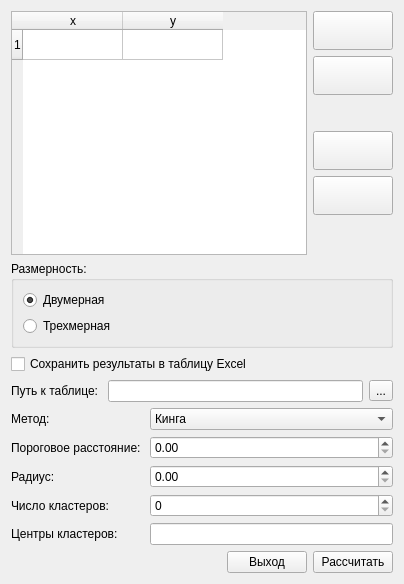
<?xml version="1.0" encoding="UTF-8"?>
<ui version="4.0">
 <class>Form</class>
 <widget class="QWidget" name="Form">
  <property name="geometry">
   <rect>
    <x>0</x>
    <y>0</y>
    <width>404</width>
    <height>584</height>
   </rect>
  </property>
  <property name="windowTitle">
   <string>Кластерный анализ</string>
  </property>
  <layout class="QVBoxLayout" name="verticalLayout_3">
   <item>
    <layout class="QHBoxLayout" name="horizontalLayout_3">
     <item>
      <widget class="QTableWidget" name="points_table_widget">
       <property name="toolTip">
        <string>&lt;html&gt;&lt;head/&gt;&lt;body&gt;&lt;p&gt;Точки&lt;/p&gt;&lt;/body&gt;&lt;/html&gt;</string>
       </property>
       <row>
        <property name="text">
         <string>1</string>
        </property>
       </row>
       <column>
        <property name="text">
         <string>x</string>
        </property>
       </column>
       <column>
        <property name="text">
         <string>y</string>
        </property>
       </column>
      </widget>
     </item>
     <item>
      <layout class="QVBoxLayout" name="verticalLayout">
       <item>
        <widget class="QPushButton" name="add_push_button">
         <property name="font">
          <font>
           <pointsize>20</pointsize>
           <weight>75</weight>
           <bold>true</bold>
          </font>
         </property>
         <property name="toolTip">
          <string>&lt;html&gt;&lt;head/&gt;&lt;body&gt;&lt;p&gt;Добавить точку&lt;/p&gt;&lt;/body&gt;&lt;/html&gt;</string>
         </property>
         <property name="text">
          <string/>
         </property>
         <property name="icon">
          <iconset>
           <normaloff>icons/1403292182_Add.png</normaloff>icons/1403292182_Add.png</iconset>
         </property>
        </widget>
       </item>
       <item>
        <widget class="QPushButton" name="del_push_button">
         <property name="font">
          <font>
           <pointsize>20</pointsize>
           <weight>75</weight>
           <bold>true</bold>
          </font>
         </property>
         <property name="toolTip">
          <string>&lt;html&gt;&lt;head/&gt;&lt;body&gt;&lt;p&gt;Удалить точку&lt;/p&gt;&lt;/body&gt;&lt;/html&gt;</string>
         </property>
         <property name="text">
          <string/>
         </property>
         <property name="icon">
          <iconset>
           <normaloff>icons/1403362103_Delete.png</normaloff>icons/1403362103_Delete.png</iconset>
         </property>
        </widget>
       </item>
       <item>
        <spacer name="verticalSpacer">
         <property name="orientation">
          <enum>Qt::Vertical</enum>
         </property>
         <property name="sizeType">
          <enum>QSizePolicy::Fixed</enum>
         </property>
         <property name="sizeHint" stdset="0">
          <size>
           <width>20</width>
           <height>30</height>
          </size>
         </property>
        </spacer>
       </item>
       <item>
        <widget class="QPushButton" name="save_push_button">
         <property name="font">
          <font>
           <pointsize>20</pointsize>
           <weight>75</weight>
           <bold>true</bold>
          </font>
         </property>
         <property name="toolTip">
          <string>&lt;html&gt;&lt;head/&gt;&lt;body&gt;&lt;p&gt;Сохранить точки в файл&lt;/p&gt;&lt;/body&gt;&lt;/html&gt;</string>
         </property>
         <property name="whatsThis">
          <string>Save</string>
         </property>
         <property name="text">
          <string/>
         </property>
         <property name="icon">
          <iconset>
           <normaloff>icons/1404769242_Download.png</normaloff>icons/1404769242_Download.png</iconset>
         </property>
        </widget>
       </item>
       <item>
        <widget class="QPushButton" name="load_push_button">
         <property name="font">
          <font>
           <pointsize>20</pointsize>
           <weight>75</weight>
           <bold>true</bold>
          </font>
         </property>
         <property name="toolTip">
          <string>&lt;html&gt;&lt;head/&gt;&lt;body&gt;&lt;p&gt;Загрузить точки из файла&lt;/p&gt;&lt;/body&gt;&lt;/html&gt;</string>
         </property>
         <property name="whatsThis">
          <string>load</string>
         </property>
         <property name="text">
          <string/>
         </property>
         <property name="icon">
          <iconset>
           <normaloff>icons/1404769249_Upload.png</normaloff>icons/1404769249_Upload.png</iconset>
         </property>
        </widget>
       </item>
       <item>
        <spacer name="verticalSpacer_2">
         <property name="orientation">
          <enum>Qt::Vertical</enum>
         </property>
         <property name="sizeHint" stdset="0">
          <size>
           <width>20</width>
           <height>40</height>
          </size>
         </property>
        </spacer>
       </item>
      </layout>
     </item>
    </layout>
   </item>
   <item>
    <widget class="QGroupBox" name="groupBox">
     <property name="title">
      <string>Размерность: </string>
     </property>
     <property name="flat">
      <bool>true</bool>
     </property>
     <layout class="QGridLayout" name="gridLayout">
      <item row="0" column="0">
       <layout class="QVBoxLayout" name="verticalLayout_2">
        <item>
         <widget class="QRadioButton" name="d2_radio_button">
          <property name="text">
           <string>Двумерная</string>
          </property>
          <property name="checked">
           <bool>true</bool>
          </property>
         </widget>
        </item>
        <item>
         <widget class="QRadioButton" name="d3_radio_button">
          <property name="text">
           <string>Трехмерная</string>
          </property>
          <property name="checked">
           <bool>false</bool>
          </property>
         </widget>
        </item>
       </layout>
      </item>
     </layout>
     <zorder></zorder>
    </widget>
   </item>
   <item>
    <widget class="QCheckBox" name="xls_check_box">
     <property name="text">
      <string>Сохранить результаты в таблицу Excel</string>
     </property>
    </widget>
   </item>
   <item>
    <layout class="QHBoxLayout" name="horizontalLayout_2">
     <item>
      <widget class="QLabel" name="label_6">
       <property name="text">
        <string>Путь к таблице: </string>
       </property>
      </widget>
     </item>
     <item>
      <widget class="QLineEdit" name="xls_name_line_edit"/>
     </item>
     <item>
      <widget class="QToolButton" name="open_xls_tool_button">
       <property name="text">
        <string>...</string>
       </property>
      </widget>
     </item>
    </layout>
   </item>
   <item>
    <layout class="QFormLayout" name="formLayout">
     <item row="0" column="0">
      <widget class="QLabel" name="label">
       <property name="text">
        <string>Метод:</string>
       </property>
      </widget>
     </item>
     <item row="0" column="1">
      <widget class="QComboBox" name="methods_combo_box">
       <property name="toolTip">
        <string>&lt;html&gt;&lt;head/&gt;&lt;body&gt;&lt;p&gt;Выберите метод кластеризации&lt;/p&gt;&lt;/body&gt;&lt;/html&gt;</string>
       </property>
       <item>
        <property name="text">
         <string>Кинга</string>
        </property>
       </item>
       <item>
        <property name="text">
         <string>К-средних</string>
        </property>
       </item>
       <item>
        <property name="text">
         <string>&quot;Форель&quot;</string>
        </property>
       </item>
       <item>
        <property name="text">
         <string>&quot;Краб&quot;</string>
        </property>
       </item>
       <item>
        <property name="text">
         <string>Последовательная кластеризация</string>
        </property>
       </item>
      </widget>
     </item>
     <item row="1" column="0">
      <widget class="QLabel" name="label_2">
       <property name="text">
        <string>Пороговое расстояние: </string>
       </property>
      </widget>
     </item>
     <item row="1" column="1">
      <widget class="QDoubleSpinBox" name="border_spin_box"/>
     </item>
     <item row="2" column="0">
      <widget class="QLabel" name="label_3">
       <property name="text">
        <string>Радиус:</string>
       </property>
      </widget>
     </item>
     <item row="2" column="1">
      <widget class="QDoubleSpinBox" name="radius_spin_box"/>
     </item>
     <item row="3" column="0">
      <widget class="QLabel" name="label_4">
       <property name="text">
        <string>Число кластеров:</string>
       </property>
      </widget>
     </item>
     <item row="3" column="1">
      <widget class="QSpinBox" name="clasters_number_spin_box"/>
     </item>
     <item row="4" column="0">
      <widget class="QLabel" name="label_5">
       <property name="text">
        <string>Центры кластеров:</string>
       </property>
      </widget>
     </item>
     <item row="4" column="1">
      <widget class="QLineEdit" name="centres_line_edit">
       <property name="toolTip">
        <string>&lt;html&gt;&lt;head/&gt;&lt;body&gt;&lt;p&gt;Введите центры через точку с запятой,например:&lt;/p&gt;&lt;p&gt;&lt;span style=&quot; font-size:12pt; font-weight:600;&quot;&gt;2;5;7&lt;/span&gt;&lt;/p&gt;&lt;/body&gt;&lt;/html&gt;</string>
       </property>
      </widget>
     </item>
    </layout>
   </item>
   <item>
    <layout class="QHBoxLayout" name="horizontalLayout">
     <item>
      <spacer name="horizontalSpacer">
       <property name="orientation">
        <enum>Qt::Horizontal</enum>
       </property>
       <property name="sizeHint" stdset="0">
        <size>
         <width>40</width>
         <height>20</height>
        </size>
       </property>
      </spacer>
     </item>
     <item>
      <widget class="QPushButton" name="exit_push_button">
       <property name="toolTip">
        <string>&lt;html&gt;&lt;head/&gt;&lt;body&gt;&lt;p&gt;Выйти из программы&lt;/p&gt;&lt;/body&gt;&lt;/html&gt;</string>
       </property>
       <property name="text">
        <string>Выход</string>
       </property>
       <property name="icon">
        <iconset>
         <normaloff>icons/1403362143_Cancel.png</normaloff>icons/1403362143_Cancel.png</iconset>
       </property>
      </widget>
     </item>
     <item>
      <widget class="QPushButton" name="count_push_button">
       <property name="toolTip">
        <string>&lt;html&gt;&lt;head/&gt;&lt;body&gt;&lt;p&gt;Выполнить кластеризацию и отобразить результаты&lt;/p&gt;&lt;/body&gt;&lt;/html&gt;</string>
       </property>
       <property name="text">
        <string>Рассчитать</string>
       </property>
       <property name="icon">
        <iconset>
         <normaloff>icons/1404855380_Next.png</normaloff>icons/1404855380_Next.png</iconset>
       </property>
      </widget>
     </item>
    </layout>
   </item>
  </layout>
 </widget>
 <tabstops>
  <tabstop>points_table_widget</tabstop>
  <tabstop>add_push_button</tabstop>
  <tabstop>del_push_button</tabstop>
  <tabstop>save_push_button</tabstop>
  <tabstop>load_push_button</tabstop>
  <tabstop>d2_radio_button</tabstop>
  <tabstop>d3_radio_button</tabstop>
  <tabstop>methods_combo_box</tabstop>
  <tabstop>border_spin_box</tabstop>
  <tabstop>radius_spin_box</tabstop>
  <tabstop>clasters_number_spin_box</tabstop>
  <tabstop>centres_line_edit</tabstop>
  <tabstop>exit_push_button</tabstop>
  <tabstop>count_push_button</tabstop>
 </tabstops>
 <resources/>
 <connections>
  <connection>
   <sender>exit_push_button</sender>
   <signal>clicked()</signal>
   <receiver>Form</receiver>
   <slot>close()</slot>
   <hints>
    <hint type="sourcelabel">
     <x>291</x>
     <y>588</y>
    </hint>
    <hint type="destinationlabel">
     <x>116</x>
     <y>421</y>
    </hint>
   </hints>
  </connection>
 </connections>
</ui>
